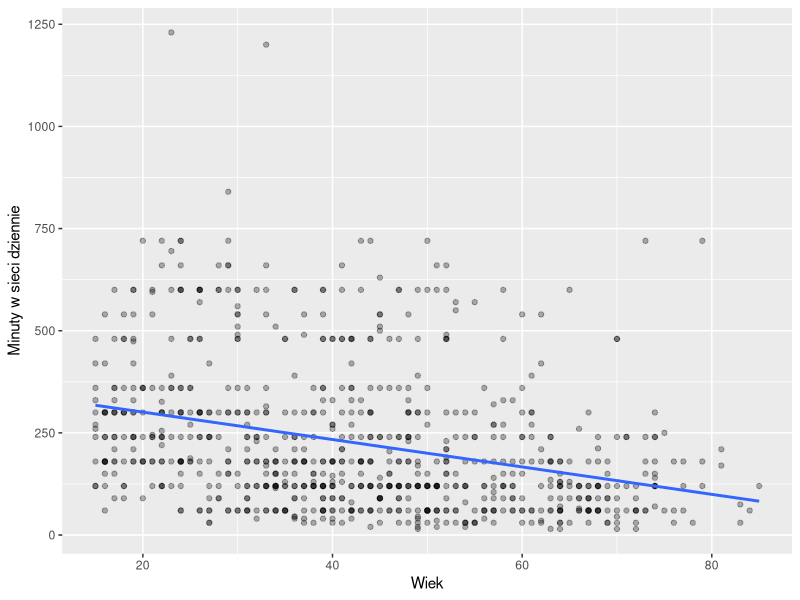

This chart was generated by the following R code:
## ---- chunk 1
library(haven)
library(ggplot2)
knitr::opts_chunk$set(echo = FALSE, message = FALSE)
## ---- chunk 2
ess <- read_sav("ess_polska.sav")
net <- zap_labels(ess[ess$essround == 11, c("agea", "netustm")])
net <- net[!is.na(net$agea) & !is.na(net$netustm), ]
srednia <- mean(net$netustm)
## ---- chunk 3
set.seed(2026)
nr <- sample(nrow(net), round(0.8 * nrow(net)))
uczace <- net[nr, ]
testowe <- net[-nr, ]
m <- lm(netustm ~ agea, data = uczace)
rmse <- sqrt(mean((testowe$netustm - predict(m, testowe))^2))
## ---- chunk 4
ggplot(uczace, aes(x = agea, y = netustm)) +
  geom_point(alpha = 0.3) +
  geom_smooth(method = "lm", se = FALSE) +
  labs(x = "Wiek", y = "Minuty w sieci dziennie")
